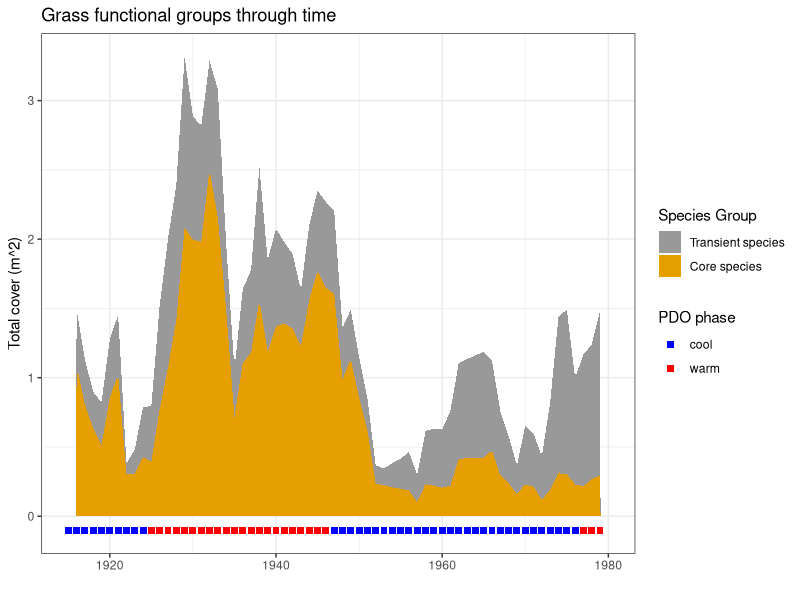
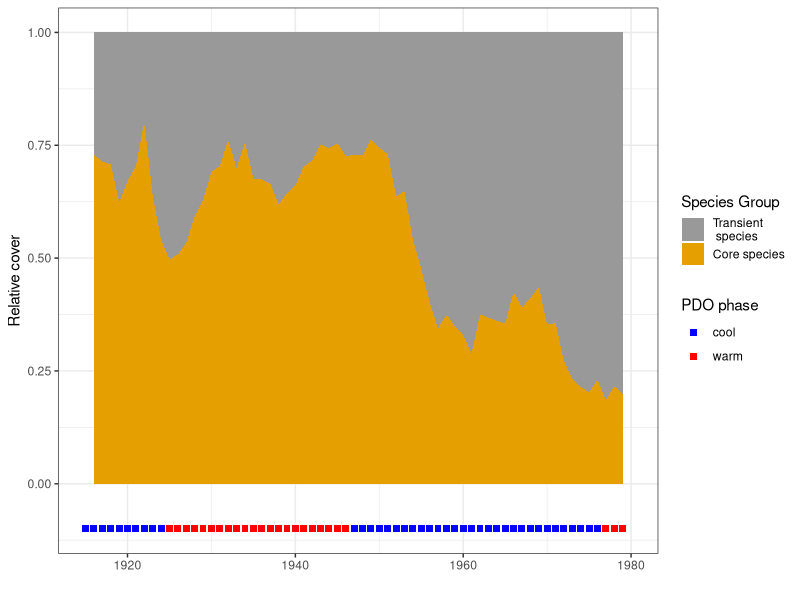
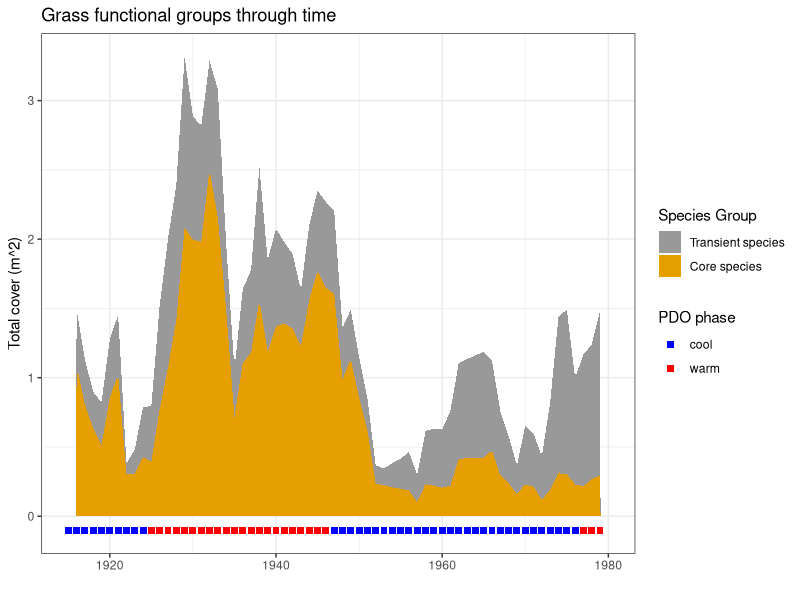
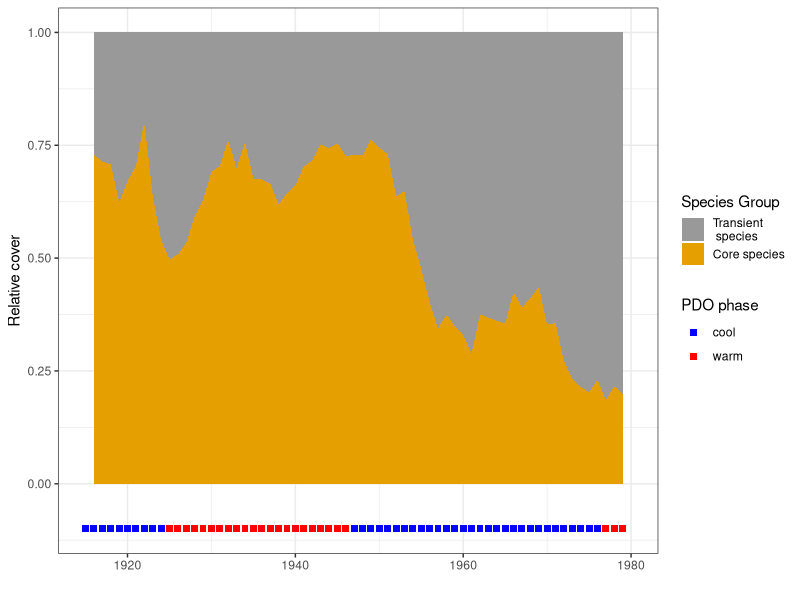

These charts were generated, in order, by the following R code:
#' plot grass species groupings timeseries
#' 
#' EMC 5/14/21
#' last update: 1/27/22

library(dplyr)
library(ggplot2)
library(ggpubr)

# colors for figures
cbPalette <- c("#999999", "#E69F00", "#56B4E9", "#009E73", "#F0E442", "#0072B2", "#D55E00", "#CC79A7")

all_grass_species = read.csv('data/grass_species_timeseries_imputed.csv')

# functional groupings
func_groups = read.csv('data/grass_species_functional_grouping.csv')

# ========================================================================
# group data by species functional groups

# merge with func_groups, get total by group and quadrat
yearly_grass_groups = all_grass_species %>%
  merge(func_groups, all.y=T) %>%
  group_by(project_year, quadrat, functional_group) %>%
  summarize(cover=sum(total_cover)) 

# get yearly sum
yearly_mean_groups = yearly_grass_groups %>%
  group_by(project_year, functional_group) %>%
  summarize(sum_cover = sum(cover))

# PDO time periods
pdophases = read.csv('data/PDO_phases_byyear.csv') %>%
  dplyr::filter(year %in% 1915:1979) %>%
  mutate(yint = rep(-0.1))

# Plot: mean grass species cover per quadrat per year
ts1 = dplyr::filter(yearly_mean_groups, project_year<1995)
ts2 = dplyr::filter(yearly_mean_groups, project_year>=1995)
grassgroups <- ggplot(ts1, aes(x=project_year)) +
  geom_area(aes(y=sum_cover, fill=functional_group), position=position_stack(reverse=T)) +
  xlim(1915,1980) +
  geom_point(data=pdophases, aes(x=year, y=yint, color = pdo_phase), size=2, shape=15) +
  labs(x = '',
       y='Total cover (m^2)',
       fill='Species Group',
       color='PDO phase',
       title='Grass functional groups through time') +
  #  ylim(0,.2) +
  scale_color_manual(values=c('blue','red')) +
  scale_fill_manual(values=cbPalette, breaks=c('transient','core'),labels=c('Transient species','Core species')) +
  theme_bw()
grassgroups
ggsave('Figures/grass_func_groups_timeseries.png', plot=grassgroups, width=6, height=4)


# =============================================================
# relative cover of functional groups

totalcover = ts1 %>%
  group_by(project_year) %>%
  summarize(totalcover = sum(sum_cover))

relative_cover = merge(ts1, totalcover) %>%
  mutate(rel_cover = sum_cover/totalcover)


# what is the average dominant relative cover pre-1957 and after 1957
relative_cover %>% dplyr::filter(project_year<1957, functional_group=='core') %>% 
  summarize(meanrel = mean(rel_cover), min=min(rel_cover), max=max(rel_cover))
relative_cover %>% dplyr::filter(project_year>1957, functional_group=='core') %>%
  summarize(meanrel=mean(rel_cover), min=min(rel_cover), max=max(rel_cover))


grassgroups_relative <- ggplot(relative_cover) +
  geom_area(aes(x = project_year, y=rel_cover, fill=functional_group), stat='identity', position=position_stack(reverse=T)) +
  xlim(1915,1980) +
  geom_point(data=pdophases, aes(x=year, y=yint, color = pdo_phase), size=2, shape=15) +
  labs(x = '',
       y='Relative cover',
       fill='Species Group',
       color='PDO phase') +
  scale_color_manual(values=c('blue','red')) +
  scale_fill_manual(values=cbPalette, breaks=c('transient','core'),labels=c('Transient\n species','Core species')) +
  theme_bw()
grassgroups_relative
ggsave('Figures/grass_func_groups_timeseries_relative_cover.png', plot=grassgroups_relative, width=6, height=4)
